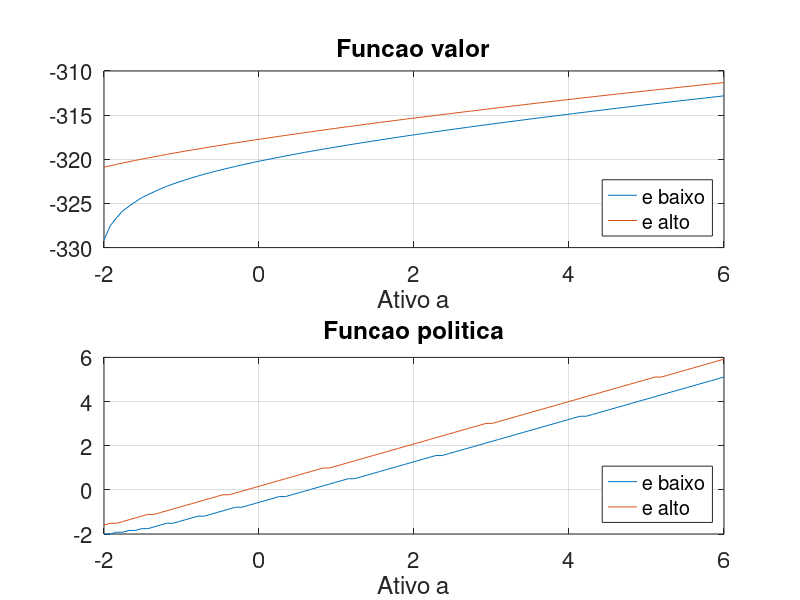

MATLAB code for this plot:
% Lista 3 - Macroeconomia III 2017
% Alunos: Alexandre Machado e Raul Guarini
% Questao 1 - Hugget (JEDC - 1993)
% Itens (a)-(e)

clear all; clc; close all

%% Calibracao
eh = 1;
el = 0.1;
shocks = [el, eh];
pi_hh = 0.925;      % pi_ji: probabilidade de ocorrer i dado j.
pi_hl = 1 - pi_hh;
pi_lh = 0.5;
pi_ll = 1 - pi_lh;
P = [pi_hh, pi_hl;
     pi_lh, pi_ll;];
n_shocks = length(shocks);
% clearvars pi_hh pi_hl pi_lh pi_ll
 
beta = 0.99322;
sigma = 1.5;
%a_bar = input('Escolha um valor de a_barra (limite de credito): ');
%q = input('Escolha um valor inicial de q (positivo): ');  % Chute inicial do preco q
a_bar = -2;
q = 1;
u = @(c) (c.^(1 - sigma))/(1- sigma);
n = 100;
a_grid = linspace(a_bar, -3*a_bar, n);

%% Iterando funcao valor
[a, e, a_linha] = ndgrid(a_grid, shocks, a_grid); % Discretizando o espaco de estados 
epsilon = 1e-3;
maxit = 2000;
it = 0;
dist = epsilon + 1;

C = max(a + e - a_linha*q,0); 
U = u(C);
V = zeros(n, n_shocks);

tic
while dist > epsilon && it < maxit
    Y = repmat(V, 1, 1, n);
    J = permute(Y, [3, 2, 1]); % Colocando na dimensao correta
    EVl = beta*(J(:,1,:)*pi_ll + J(:,2,:)*pi_lh);
    EVh = beta*(J(:,1,:)*pi_hl + J(:,2,:)*pi_hh);
    EV = [EVl, EVh];
    H = U + EV; % Candidatos a maximo
    [TV , index] = max(H, [], 3);
    
    dist = norm(TV - V);
    it = it + 1;
    V = TV;
end
g = a_grid(index);
toc

%% Plotando
figure('DefaultAxesFontSize',16);
subplot(2,1,1);
plot(a_grid, V(:,1))
hold on; grid on;
plot(a_grid,V(:,2))
title('Funcao valor')
legend('e baixo', 'e alto', 'Location', 'SouthEast')
xlabel('Ativo a')

subplot(2,1,2); grid on
plot(a_grid, g(:,1))
hold on; grid on;
plot(a_grid, g(:,2))
title('Funcao politica')
legend('e baixo', 'e alto', 'Location', 'SouthEast')
xlabel('Ativo a')

%% Matriz de transicao M

gl = sparse(n, n);
gh = sparse(n, n);


for i=1:n % Gerando funcoes indicadoras
    gl(i, index(i,1)) = 1;
    gh(i, index(i,2)) = 1;
end
M = zeros(2*n);

M = [gl*pi_ll gl*pi_lh; gh*pi_hl gh*pi_hh];
M = full(M);

%% Autovalores e autovetores de M

% Metodo do maior autovalor
[eig_vec, eig_values] = eig(M');
[r,c] = find(eig_values == max(max(eig_values)));
max_eigenvalue = eig_values(r,c)
inv_dist = eig_vec(:,r)/sum(eig_vec(:,r))

% Metodo da iteracao
tol = 1e-10;
init = rand(length(M),1);
x0 = init/sum(init);
dif = tol + 1;
it = 0;

while dif > tol && it < maxit
    new = M'*x0;
    dif = max(abs(new - x0));
    it = it + 1;
    x0 = new;
end

inv_dist_it = new/sum(new)

%% Excesso de credito

B = [g(:,1)' g(:,2)']*inv_dist_it    
